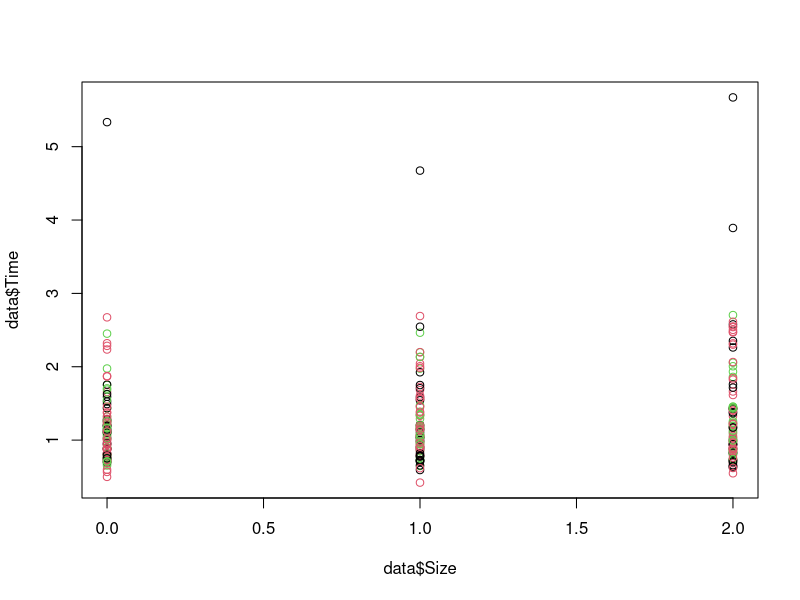
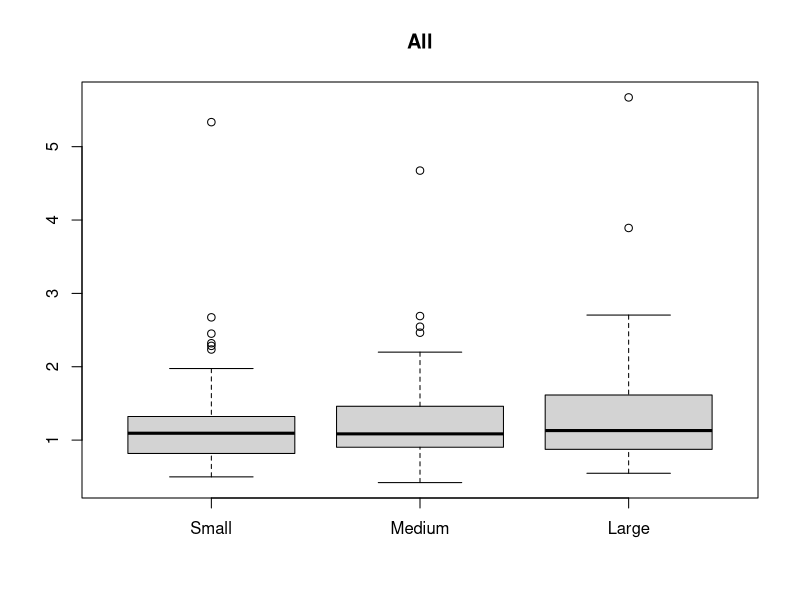
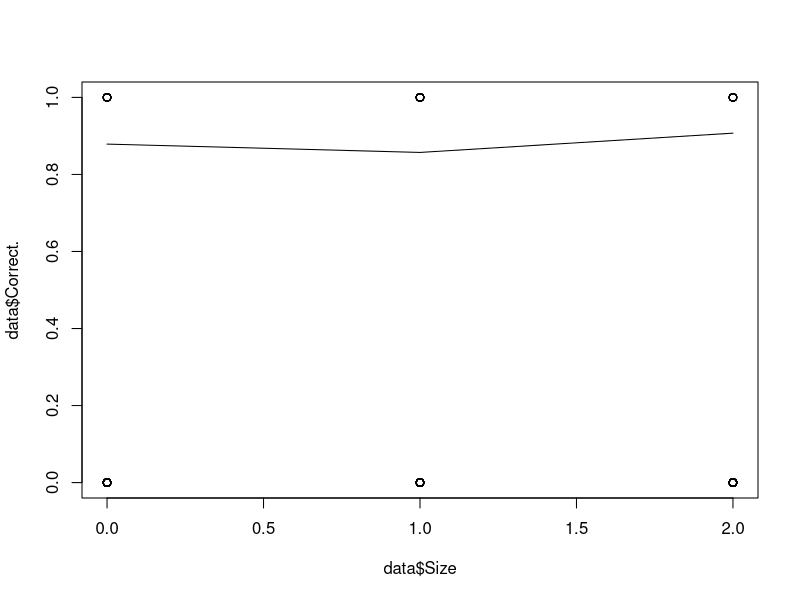
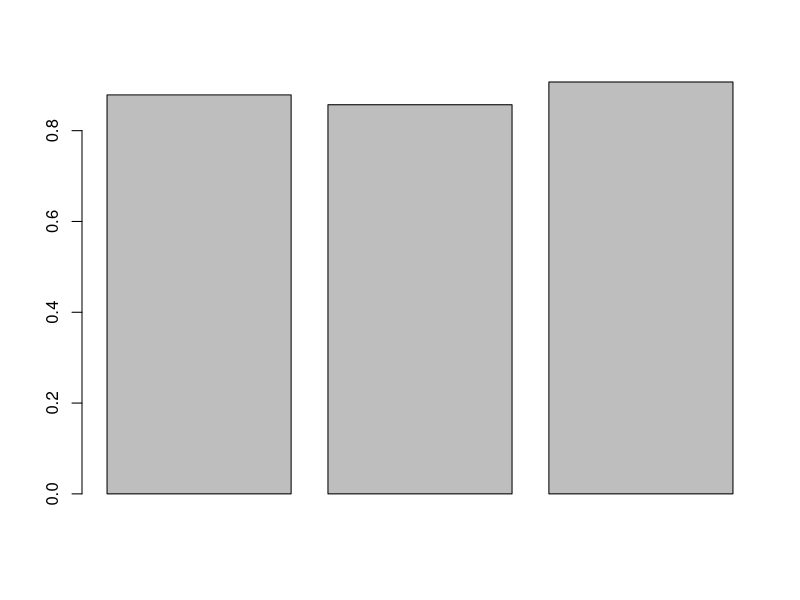
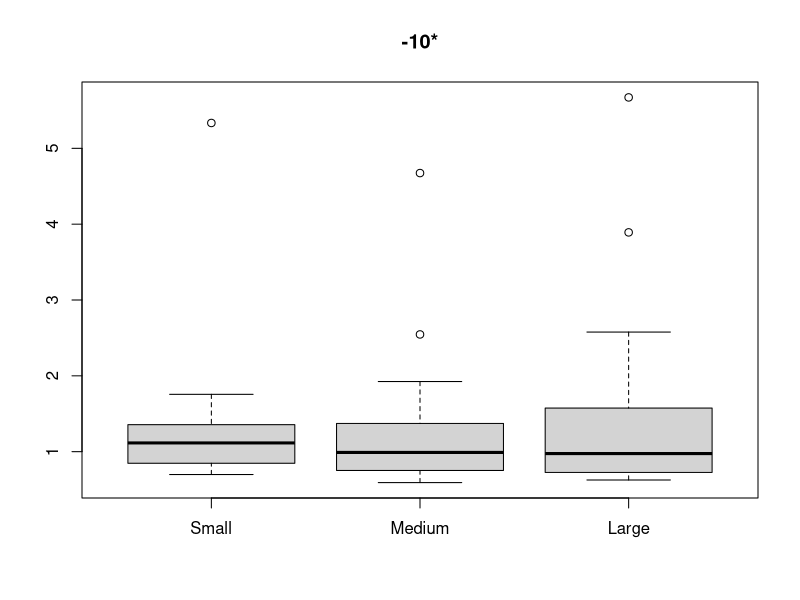
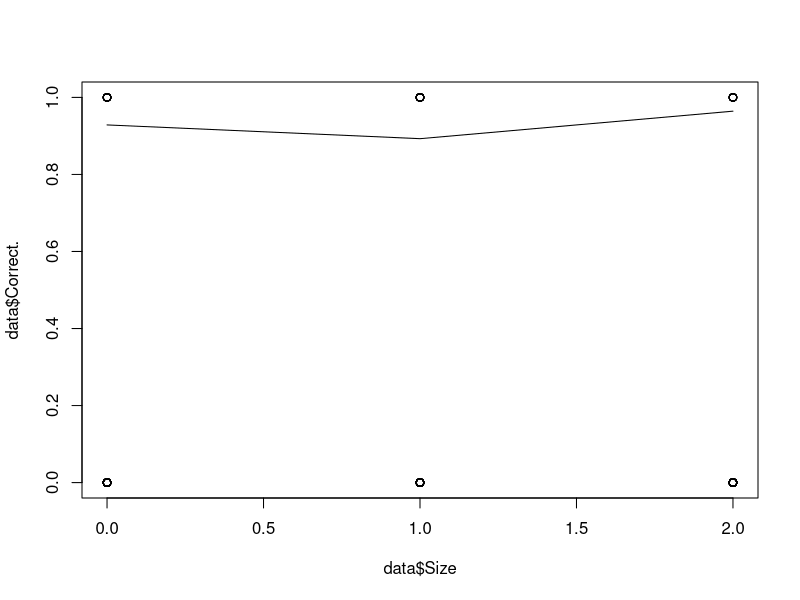
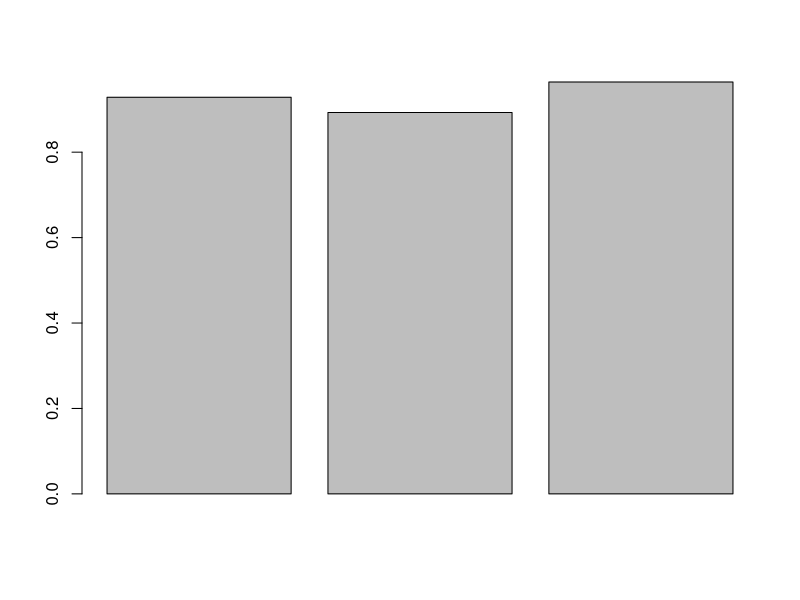
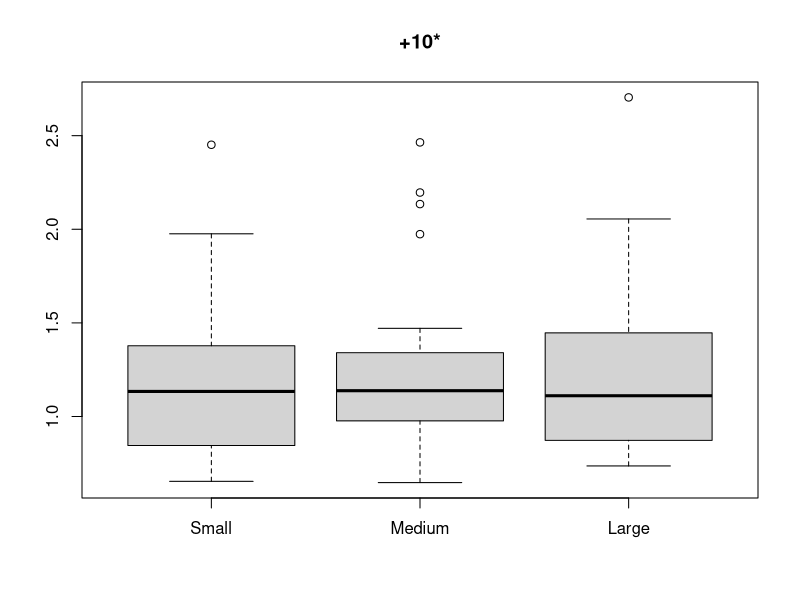

Reproduce these figures in R, in order.
setwd("~/Documents/GitHub/UB304L_NeuroLab/")
options(digits=2)
data <- read.csv("cherry_picking.csv")
plot(data$Size, data$Time, col = data$Density + 2)


density_low <- data[(data$Size == 0),]
density_medium <- data[(data$Size == 1),]
density_high <- data[(data$Size == 2),]
boxplot(density_low$Time, density_medium$Time, density_high$Time, names = c("Small", "Medium", "Large"), main = "All")
time_all = c(density_low$Time, density_medium$Time, density_high$Time)

incorrect_all_low = sum(density_low$Correct.)
total_all_low = length(density_low$Correct.)
correct_all_low = total_all_low - incorrect_all_low
per_low = correct_all_low/total_all_low

incorrect_all_medium = sum(density_medium$Correct.)
total_all_medium = length(density_medium$Correct.)
correct_all_medium = total_all_medium - incorrect_all_medium
per_medium = correct_all_medium/total_all_medium

incorrect_all_high = sum(density_high$Correct.)
total_all_high = length(density_high$Correct.)
correct_all_high = total_all_high - incorrect_all_high
per_high = correct_all_high/total_all_high


plot(data$Size, data$Correct.)
lines(c(0, 1, 2), c(per_low, per_medium, per_high))
barplot(c(per_low, per_medium, per_high))
all = c(per_low, per_medium, per_high)
time_all = c(density_low$Time, density_medium$Time, density_high$Time)

data_present_angle1 <- data[(data$Density == -1),]
density_low <- data_present_angle1[(data_present_angle1$Size == 0),]
density_medium <- data_present_angle1[(data_present_angle1$Size == 1),]
density_high <- data_present_angle1[(data_present_angle1$Size == 2),]

boxplot(density_low$Time, density_medium$Time, density_high$Time, names = c("Small", "Medium", "Large"), main = "-10*")
incorrect_all_low = sum(density_low$Correct.)
total_all_low = length(density_low$Correct.)
correct_all_low = total_all_low - incorrect_all_low
per_low = correct_all_low/total_all_low

incorrect_all_medium = sum(density_medium$Correct.)
total_all_medium = length(density_medium$Correct.)
correct_all_medium = total_all_medium - incorrect_all_medium
per_medium = correct_all_medium/total_all_medium

incorrect_all_high = sum(density_high$Correct.)
total_all_high = length(density_high$Correct.)
correct_all_high = total_all_high - incorrect_all_high
per_high = correct_all_high/total_all_high


plot(data$Size, data$Correct.)
lines(c(0, 1, 2), c(per_low, per_medium, per_high))
barplot(c(per_low, per_medium, per_high))
negative = c(per_low, per_medium, per_high)
time_negative = c(density_low$Time, density_medium$Time, density_high$Time)

data_present_angle2 <- data[(data$Density == 1),]
density_low <- data_present_angle2[(data_present_angle2$Size == 0),]
density_medium <- data_present_angle2[(data_present_angle2$Size == 1),]
density_high <- data_present_angle2[(data_present_angle2$Size == 2),]

boxplot(density_low$Time, density_medium$Time, density_high$Time, names = c("Small", "Medium", "Large"), main = "+10*")
incorrect_all_low = sum(density_low$Correct.)
total_all_low = length(density_low$Correct.)
correct_all_low = total_all_low - incorrect_all_low
per_low = correct_all_low/total_all_low

incorrect_all_medium = sum(density_medium$Correct.)
total_all_medium = length(density_medium$Correct.)
correct_all_medium = total_all_medium - incorrect_all_medium
per_medium = correct_all_medium/total_all_medium

incorrect_all_high = sum(density_high$Correct.)
total_all_high = length(density_high$Correct.)
correct_all_high = total_all_high - incorrect_all_high
per_high = correct_all_high/total_all_high


plot(data$Size, data$Correct.)
lines(c(0, 1, 2), c(per_low, per_medium, per_high))
barplot(c(per_low, per_medium, per_high))
positive = c(per_low, per_medium, per_high)
time_positive= c(density_low$Time, density_medium$Time, density_high$Time)


data_absent <- data[(data$Density == 0),]
density_low <- data_absent[(data_absent$Size == 0),]
density_medium <- data_absent[(data_absent$Size == 1),]
density_high <- data_absent[(data_absent$Size == 2),]
boxplot(density_low$Time, density_medium$Time, density_high$Time, names = c("Small", "Medium", "Large"), main = "+0*")
incorrect_all_low = sum(density_low$Correct.)
total_all_low = length(density_low$Correct.)
correct_all_low = total_all_low - incorrect_all_low
per_low = correct_all_low/total_all_low

incorrect_all_medium = sum(density_medium$Correct.)
total_all_medium = length(density_medium$Correct.)
correct_all_medium = total_all_medium - incorrect_all_medium
per_medium = correct_all_medium/total_all_medium

incorrect_all_high = sum(density_high$Correct.)
total_all_high = length(density_high$Correct.)
correct_all_high = total_all_high - incorrect_all_high
per_high = correct_all_high/total_all_high


plot(data$Size, data$Correct.)
lines(c(0, 1, 2), c(per_low, per_medium, per_high))
barplot(c(per_low, per_medium, per_high))
zero = c(per_low, per_medium, per_high)
time_zero = c(density_low$Time, density_medium$Time, density_high$Time)
# Count The Number of Correct in each of these
# Plot histogram of time
barpdata <- c(positive, zero, negative)
barpdata <- c(all[1], positive[1], zero[1], negative[1], 0, all[2], positive[2], zero[2], negative[2], 0, all[3], positive[3], zero[3], negative[3])
xx<- barplot(barpdata, col=c(1,1,1,1,1,2,2,2,2,2,3,3,3,3), names = c("All", "Positive", "Zero", "Negative", "None", "All", "Positive", "Zero", "Negative", "None", "All", "Positive", "Zero", "Negative"), las=2, ylim = c(0,1))
text(x = xx, y = barpdata, label = sprintf("%0.2f", round(barpdata, digits = 2)) , pos = 3, cex = 0.8, col = "black")

bartdata <- c(time_all[1:42], time_positive[1:42], time_zero[1:42], time_negative[1:42], 0, time_all[43:84], time_positive[43:84], time_zero[43:84], time_negative[43:84], 0, time_all[85:126], time_positive[85:126], time_zero[85:126], time_negative[85:126])
#xx<- barplot(bartdata, col=c(1,1,1,1,1,2,2,2,2,2,3,3,3,3), names = c("All", "Positive", "Zero", "Negative", "None", "All", "Positive", "Zero", "Negative", "None", "All", "Positive", "Zero", "Negative"), las=2, ylim = c(0,2.5))
#text(x = xx, y = barpdata, label = sprintf("%0.2f", round(barpdata, digits = 2)) , pos = 3, cex = 0.8, col = "black")


# Time1 : Time Taken For Correct
correct <- data[(data$Correct == 0),]
incorrect <- data[(data$Correct == 1),]
boxplot(data[data$Correct. == 0, ]$Time, data[data$Correct. == 1, ]$Time, names = c("Correct", "Incorrect"))



# Read Number Correct For Each Type
